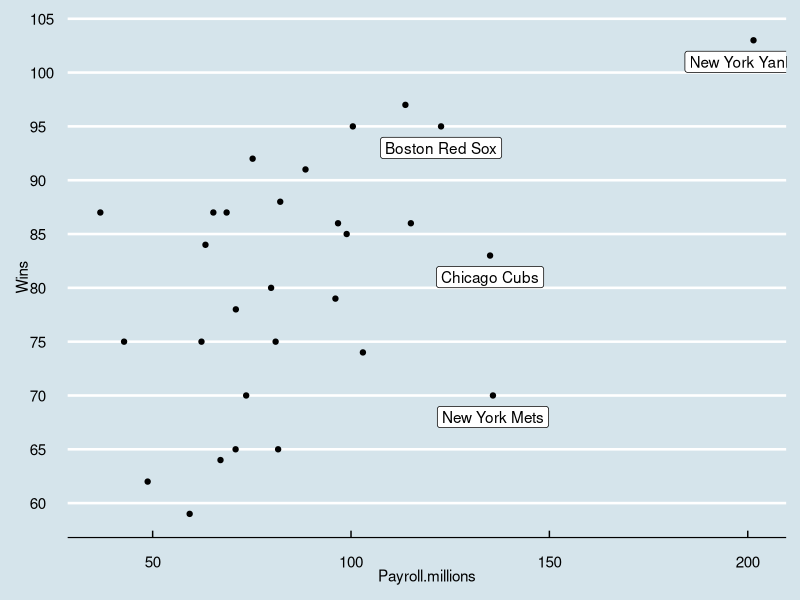

This chart was generated by the following R code:
##### Problem Set 1 - ECON 5100 - Renato Albolea - 10/18/2018 #####

library(tidyverse)
library(here)
library(ggthemes)

base <- read_csv(here("raw_data","baseball.csv"))

head(base)
summary(base)

avg_payroll <- round(mean(base$Payroll.millions),0)
sd_payroll <- round(sd(base$Payroll.millions),0)
cor_payroll_wins <- round(cor(base$Payroll.millions,base$Wins),2)

base %>% ggplot(aes(Payroll.millions,Wins,label = Team)) + geom_point() + 
  geom_label(data=subset(base,Payroll.millions >120 ),nudge_y = -2) +
  theme_economist() + scale_y_continuous(breaks = seq(60,105,5))

base %>% arrange(desc(Payroll.millions)) %>% head()

base %>% arrange(desc(Wins)) %>% head()

test <- base %>% filter(Payroll.millions <150) 

cor_payroll_wins2 <- round(cor(test$Payroll.millions,test$Wins),2)
